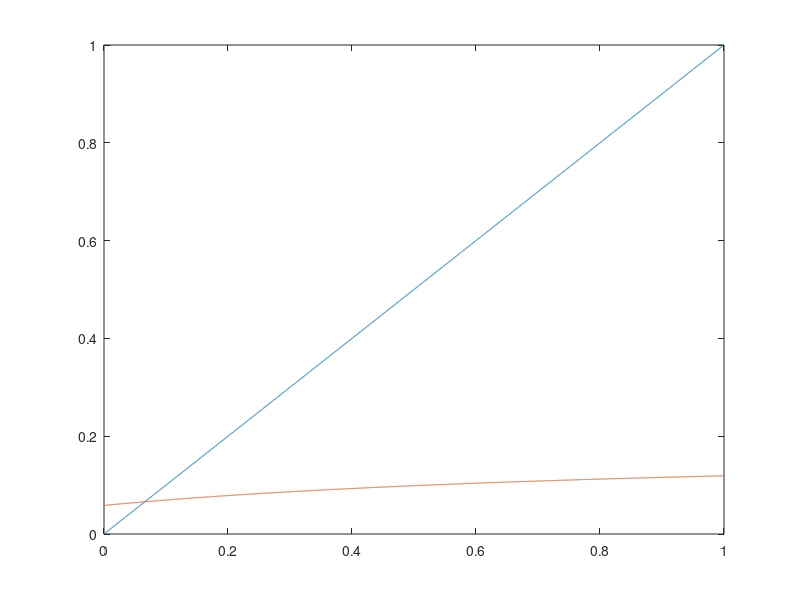
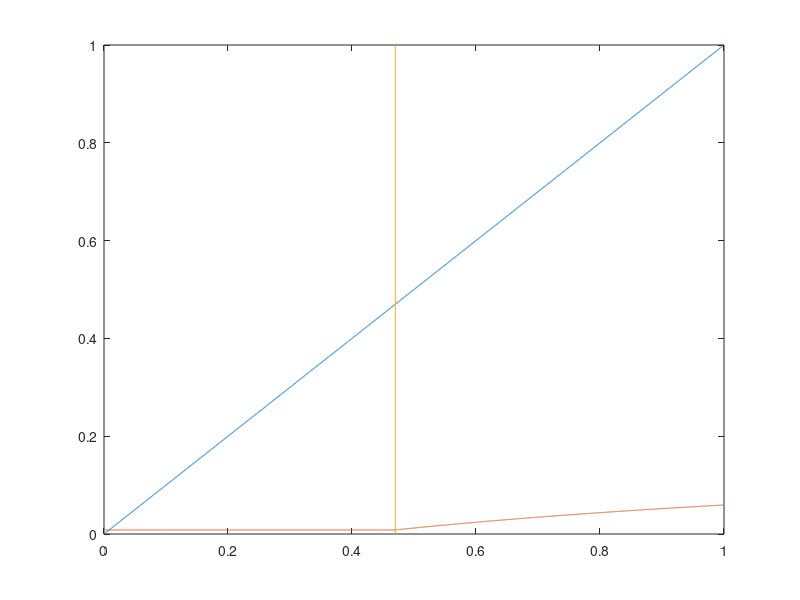

MATLAB code to generate these figures, in order:
pi=0:0.0001:1;
lp=length(pi);
x=zeros(1,lp);

w=0.7;
l=0.5;
p1=0.5;
p2=0.3;
p3=0.2;
gG=0.9;
gB=0.;
y=1.5;
D=1;
r=1.01;

%omega cutoffs and interest rates
wbar=zeros(3,2,lp);
wbar(2,1,:)=-(1-l)*(y*gB-D*r)/(l*(y*gG-D*r)-(1-l)*(y*gB-D*r));
wbar(2,2,:)=l*(y*gG-D*r)/(l*(y*gG-D*r)-(1-l)*(y*gB-D*r));
R=zeros(3,2,lp);
R(2,1,:)=r*(w*l+(1-w)*(1-l))/(w*l*gG+(1-w)*(1-l)*gB);
R(2,2,:)=R(2,1);
for i=1:lp
    wbar(1,1,i)=-(1-l)*p3*(1-pi(i))*(y*gB-D*r)/(l*(p1+(p2+p3)*pi(i))*(y*gG-D*r)-(1-l)*(p1+(p2+p3)*pi(i))*(y*gB-D*r));
    wbar(3,1,i)=-(1-l)*(p1+(p2+p3)*pi(i))*(y*gB-D*r)/(l*p3*(1-pi(i))*(y*gG-D*r)-(1-l)*(p1+(p2+p3)*pi(i))*(y*gB-D*r));
    wbar(1,2,i)=l*(p1+(p2+p3)*pi(i))*(y*gG-D*r)/(l*(p1+(p2+p3)*pi(i))*(y*gG-D*r)-(1-l)*p3*(1-pi(i))*(y*gB-D*r));
    wbar(3,2,i)=l*p3*(1-pi(i))*(y*gG-D*r)/(l*p3*(1-pi(i))*(y*gG-D*r)-(1-l)*(p1+(p2+p3)*pi(i))*(y*gB-D*r));
    R(1,1,i)=r*(w*l*(p1+(p2+p3)*pi(i))+(1-w)*(1-l)*p3*(1-pi(i)))/(w*l*(p1+(p2+p3)*pi(i))*gG+(1-w)*(1-l)*p3*(1-pi(i))*gB);
    R(3,1,i)=r*(w*l*p3*(1-pi(i))+(1-w)*(1-l)*(p1+(p2+p3)*pi(i)))/(w*l*p3*(1-pi(i))*gG+(1-w)*(1-l)*(p1+(p2+p3)*pi(i))*gB);
    R(1,2,i)=r*((1-w)*l*(p1+(p2+p3)*pi(i))+w*(1-l)*p3*(1-pi(i)))/((1-w)*l*(p1+(p2+p3)*pi(i))*gG+w*(1-l)*p3*(1-pi(i))*gB);
    R(3,2,i)=r*((1-w)*l*(p1+(p2+p3)*pi(i))+w*(1-l)*p3*(1-pi(i)))/((1-w)*l*(p1+(p2+p3)*pi(i))*gG+w*(1-l)*p3*(1-pi(i))*gB);
end

%pi cutoffs
phat=zeros(3,2);
phat(1,1)=-(w*l*p1*(y*gG-D*r)+(1-w)*(1-l)*p3*(y*gB-D*r))/(w*l*(p2+p3)*(y*gG-D*r)+(1-w)*(1-l)*(-p3)*(y*gB-D*r));
phat(3,1)=-(w*l*p3*(y*gG-D*r)+(1-w)*(1-l)*p1*(y*gB-D*r))/(w*l*(-p3)*(y*gG-D*r)+(1-w)*(1-l)*(p2+p3)*(y*gB-D*r));
phat(1,2)=-((1-w)*l*p1*(y*gG-D*r)+w*(1-l)*p3*(y*gB-D*r))/((1-w)*l*(p2+p3)*(y*gG-D*r)+w*(1-l)*(-p3)*(y*gB-D*r));
phat(3,2)=-((1-w)*l*p3*(y*gG-D*r)+w*(1-l)*p1*(y*gB-D*r))/((1-w)*l*(-p3)*(y*gG-D*r)+w*(1-l)*(p2+p3)*(y*gB-D*r));


%individual terms of marginal benefit function
Hx=zeros(3,lp);
Lx=zeros(3,lp);
for i=1:lp
    Hx(1,i)=((w*l*(p2+p3)*gG+(1-w)*(1-l)*(-p3)*gB)/(w*l+(1-w)*(1-l)))*(y-D*R(1,1,i));
    Hx(2,i)=((w*l*(-p2)*gG+(1-w)*(1-l)*(-p2)*gB)/(w*l+(1-w)*(1-l)))*(y-D*R(2,1,1));
    Hx(3,i)=((w*l*(-p3)*gG+(1-w)*(1-l)*(p2+p3)*gB)/(w*l+(1-w)*(1-l)))*(y-D*R(3,1,i));
    Lx(1,i)=(((1-w)*l*(p2+p3)*gG+w*(1-l)*(-p3)*gB)/((1-w)*l+w*(1-l)))*(y-D*R(1,2,i));
    Lx(2,i)=(((1-w)*l*(-p2)*gG+w*(1-l)*(-p2)*gB)/((1-w)*l+w*(1-l)))*(y-D*R(2,2,1));
    Lx(3,i)=(((1-w)*l*(-p3)*gG+w*(1-l)*(p2+p3)*gB)/((1-w)*l+w*(1-l)))*(y-D*R(3,2,i));
end

%check conditions to construct marginal benefit function
%omega > cutoff for H, omega < cutoff for L
%pi > cutoff for A, pi < cutoff for C
xH=zeros(1,lp);
xL=zeros(1,lp);
for i=1:lp
    %High
    if w>wbar(1,1,i) && pi(i)>phat(1,1),    ...A?
        xH(i)=Hx(1,i);  end
    if w>wbar(2,1,i),                       ...B?
        xH(i)=xH(i)+Hx(2,i); end
    if w>wbar(3,1,i) && pi(i)<phat(3,1),    ...C?
        xH(i)=xH(i)+Hx(3,i); end
    %Low
    if w<wbar(1,2,i) && pi(i)>phat(1,2),    ...A?
        xL(i)=Lx(1,i);  end
    if w<wbar(2,1,i),                       ...B?
        xL(i)=xL(i)+Lx(2,i); end
    if w<wbar(3,2,i) && pi(i)<phat(3,2),    ...C?
        xL(i)=xL(i)+Lx(3,i); end
end
    
%firm's optimal pi
piH=zeros(1,lp);
piL=zeros(1,lp);
for i=1:lp
    piH(i)=1-xH(i)^(-0.5);
    piL(i)=1-xL(i)^(-0.5);
end

disp(['pi cutoff for A,H:    ' num2str(phat(1,1))])
disp(['pi cutoff for C,H:    ' num2str(phat(3,1))])
disp(['pi cutoff for A,L:    ' num2str(phat(1,2))])
disp(['pi cutoff for C,L:    ' num2str(phat(3,2))])
disp(['omega cutoff for B,H: ' num2str(wbar(2,1,1))])
disp(['omega cutoff for B,L: ' num2str(wbar(2,2,1))])

figure(1)
plot(pi,pi,pi,xH)
if phat(1,1)>0, line([phat(1,1) phat(1,1)],[0 1]), end
if phat(3,1)>0, line([phat(3,1) phat(3,1)],[0 1]), end
set(gca,'YLim',[0 1])

figure(2)
plot(pi,pi,pi,xL)
if phat(1,2)>0, line([phat(1,2) phat(1,2)],[0 1]), end
if phat(3,2)>0, line([phat(3,2) phat(3,2)],[0 1]), end
set(gca,'YLim',[0 1])